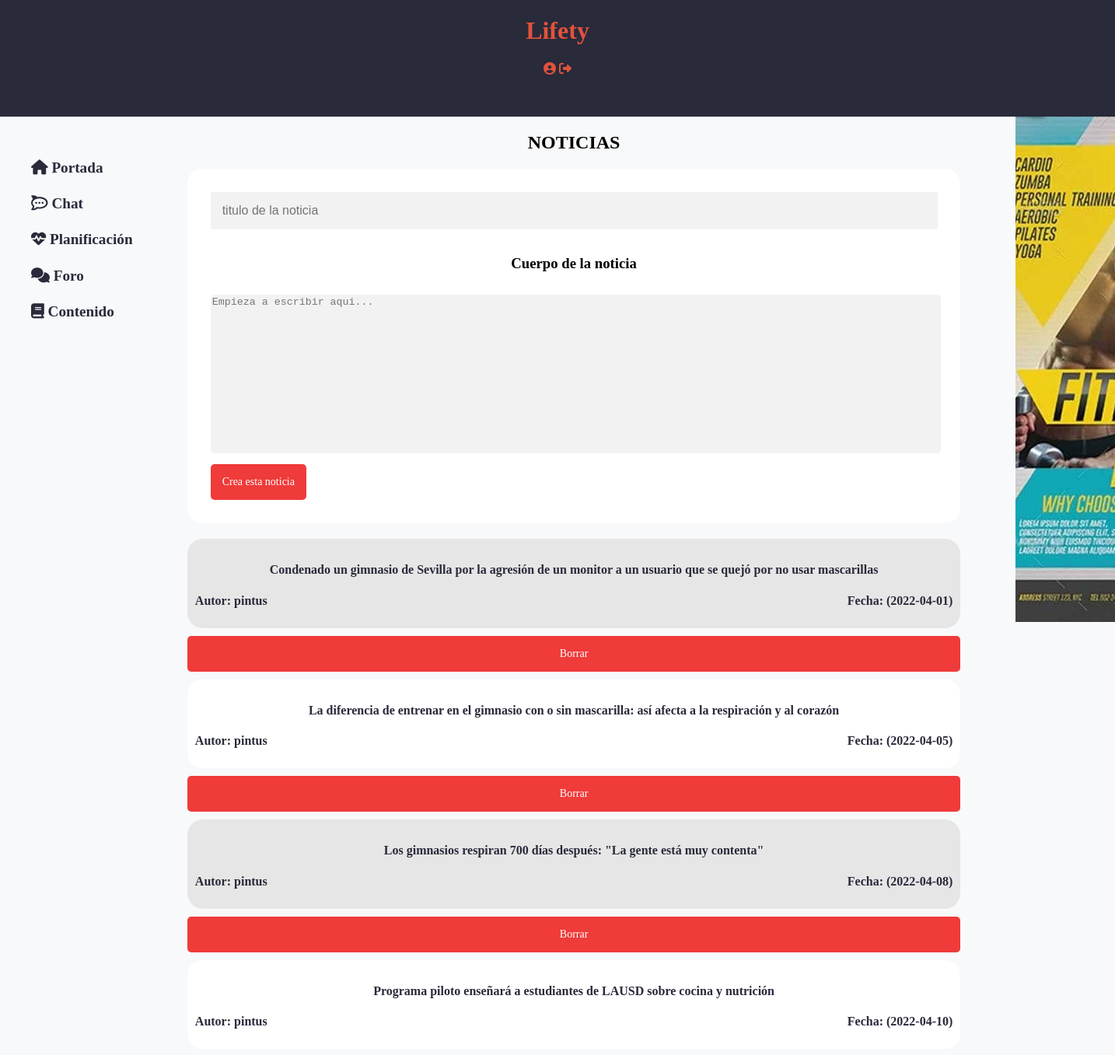
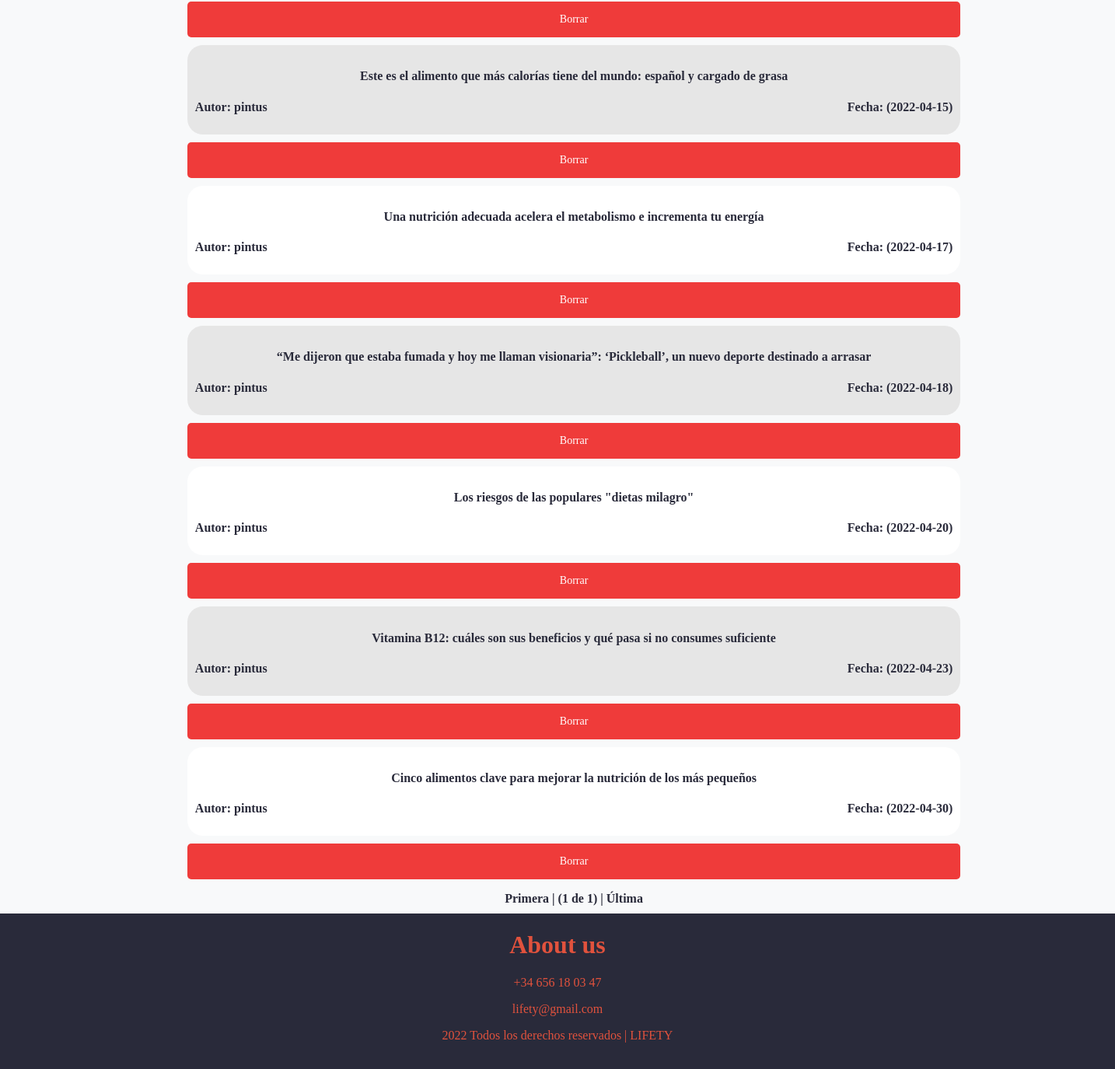
The page /noticias.php (signed in) on the database its author committed (2 pictures, top to bottom).
### tables this page shows
CREATE TABLE `noticias` (
  `id_noticia` int(5) unsigned NOT NULL AUTO_INCREMENT,
  `id_profesional` int(5) unsigned NOT NULL,
  `titulo` mediumtext NOT NULL,
  `cuerpo` mediumtext NOT NULL,
  `fecha` date NOT NULL,
  PRIMARY KEY (`id_noticia`),
  KEY `id_profesional` (`id_profesional`),
  CONSTRAINT `noticias_ibfk_1` FOREIGN KEY (`id_profesional`) REFERENCES `profesional` (`id_profesional`) ON DELETE CASCADE ON UPDATE CASCADE
);

CREATE TABLE `profesional` (
  `id_profesional` int(5) unsigned NOT NULL,
  `nutri` varchar(20) NOT NULL,
  `num_usuarios` int(3) NOT NULL,
  `usuarios` text NOT NULL,
  PRIMARY KEY (`id_profesional`),
  CONSTRAINT `profesional_ibfk_1` FOREIGN KEY (`id_profesional`) REFERENCES `personas` (`id_usuario`) ON DELETE CASCADE ON UPDATE CASCADE
);

CREATE TABLE `anuncio` (
  `id_anuncio` int(5) unsigned NOT NULL AUTO_INCREMENT,
  `nombre_empresa` varchar(20) NOT NULL,
  `contenido` mediumtext NOT NULL,
  `imagen` varchar(50) NOT NULL,
  `link` varchar(50) NOT NULL,
  PRIMARY KEY (`id_anuncio`),
  KEY `Empresa_FK` (`nombre_empresa`),
  CONSTRAINT `Empresa_FK` FOREIGN KEY (`nombre_empresa`) REFERENCES `empresas` (`nombre`) ON DELETE CASCADE ON UPDATE CASCADE
);

### includes/clases/appweb/Aplicacion.php (called while the page is built, shortened)
<?php
class Aplicacion {
    private static $instancia;
    private $inicializada;
    private function __construct() {
        $this->inicializada = false;
    }
    public function init($bdDatosConexion, $rutaApp = '/', $dirInstalacion = __DIR__) {
        if (!$this->inicializada) {
            $this->rutaRaizApp = $rutaApp;
            $this->inicializada = true;
        }
    }
    public function resuelve($path = '') {
        $rutaAppLongitudPrefijo = mb_strlen($this->rutaRaizApp);
        if (mb_strlen($path) > 0 && mb_substr($path, 0, 1) !== '/') {
            $path = '/' . $path;
        }
        return $this->rutaRaizApp . $path;
    }
    public function buildUrl($relativeURL, $params = []) {
        $url = $this->resuelve($relativeURL);
        $query = self::buildParams($params);
        if (!empty($query)) {
            $url .= '?' . $query;
        }
        return $url;
    }
    public static function buildParams($params, $separator = '&', $enclosing = '') {
        $query = '';
        $numParams = 0;
        foreach ($params as $param => $value) {
            if ($value != null) {
                $query .= "{$param}={$enclosing}{$value}{$enclosing}";
            }
        }
        return $query;
    }
    public static function getInstance() {
        if (!self::$instancia instanceof self) {
            self::$instancia = new static();
        }
        return self::$instancia;
    }
}

### includes/clases/appweb/contenido/Noticias.php (called while the page is built, shortened)
<?php
class Noticias {
    public static function getData(){
        $conn = Aplicacion::getInstance()->getConexionBd();
        $query = sprintf("SELECT * FROM noticias");
        $rs = $conn->query($query);
        $result = array();
        try {
            $rs = $conn->query($query);
            while ($fila = $rs->fetch_assoc()) {
                array_push($result, $fila);
            }
        } finally {
            if ($rs != null)
                $rs->free();
        }
        return $result;
    }
}

### includes/clases/appweb/usuarios/Profesional.php (called while the page is built, shortened)
<?php
class Profesional extends Personas {
    private function __construct($nick, $usuarios, $num_usuarios, $id) {
        $this->_nick = $nick;
    }
    public function getNick() { return $this->_nick; }
    private $_nick;
    public static function buscaID($id) {
        $conn = Aplicacion::getInstance()->getConexionBd();
        $query = sprintf("SELECT * FROM profesional WHERE id_profesional=%d", $id);
        $rs = $conn->query($query);
        if ($rs) {
            if($rs->num_rows > 0) {
                $fila = $rs->fetch_assoc();
                $nutri = new Profesional ($fila['nutri'], $fila['usuarios'], $fila['num_usuarios'], $fila['id_profesional']);
                return $nutri;
            }
        } else error_log("Error BD ({$conn->errno}): {$conn->error}");
        return false;
    }
}

### includes/clases/appweb/publicidad/BannerAnuncio.php (called while the page is built, shortened)
<?php
class BannerAnuncio {
    static public function LogicaBanner(){
        $conn = Aplicacion::getInstance()->getConexionBd();
        $query = sprintf("SELECT * FROM anuncio ORDER BY RAND() LIMIT 1");
        $rs = $conn->query($query);
        $fila = $rs->fetch_assoc();
        $array = array();
        array_push($array, $fila["contenido"],$fila["imagen"],$fila["link"]);
        return $array;
    }
}

### includes/vistas/helpers/noticias.php (the view, shortened to what this page needs)
<?php
function muestraNoticia($noticia, $clase) {
   $app = Aplicacion::getInstance();
   $verURL = $app->buildUrl('noticia.php', [
       'id' => $noticia['id_noticia']
   ]);
   $profesional = Profesional::buscaID($noticia['id_profesional']);
   return <<<EOS
   <div class = $clase>
    <a href="{$verURL}">
            <h4> {$noticia['titulo']} </h4>
                <p> Autor: {$profesional->getNick()} <span class='fecha'> Fecha: ({$noticia['fecha']}) </span</p>
            </p>
        </a>
    </div>
   EOS;
}
function botonBorraNoticia($noticia) {
    $form = new  FormularioBorraNoticia($noticia['id_noticia']);
    return $form->gestiona();
}
function listaListaNoticiasPaginadas($noticias, $url, $numPorPagina = 10, $numPagina = 1) {
    return listaListaNoticiasPaginadasRecursivo($noticias, $url,  1, $numPorPagina, $numPagina);
}
function listaListaNoticiasPaginadasRecursivo($noticias, $url, $nivel = 1, $numPorPagina = 10, $numPagina = 1) {
    $primerNoticia = ($numPagina - 1) * $numPorPagina;
    $app = Aplicacion::getInstance();
    $numNoticias = count($noticias);
    $haySiguientePagina = false;
    if($app->esProfesional()){
        $form = new appweb\contenido\FormularioCreaNoticia();
        $html = $form->gestiona();
    }
    else $html ='';
    $html .= '<div class=noticias><ul>';
    for($idx = $primerNoticia; $idx < $primerNoticia + $numPorPagina && $idx < $numNoticias; $idx++) {
        $noticia = $noticias[$idx];
        if(($idx%2) == 0) $clase = "par";
        else $clase = "impar";
        $html .= '<li>';
        $html .= muestraNoticia($noticia, $clase);
        if($app->esProfesional()){
            $html .= botonBorraNoticia($noticia);
        }
        $html .= '</li>';
    }
    $html .= '</ul></div>';
    if ($nivel == 1) {
        $clasesPrevia='deshabilitado';
        $clasesSiguiente = 'deshabilitado';
        $hrefPrevia = '';
        $hrefSiguiente = '';
        $numnoticias = count($noticias);
        $nPaginas = $numnoticias / $numPorPagina;
        $nPaginas = ceil($nPaginas);
        $botonAnterior = ($numPagina != 1) ? "<a class='boton $clasesPrevia' href='$hrefPrevia'>Previa</a>" : "Primera";
        $botonSiguiente = ($haySiguientePagina) ? "<a class='boton $clasesSiguiente' href='$hrefSiguiente'>Siguiente</a>" : "Última";
        $html .=<<<EOS
            <div id=paginas>
                $botonAnterior
                | ($numPagina de $nPaginas) |
                $botonSiguiente
            </div>
        EOS;
    }
    return $html;
}

### includes/clases/appweb/publicidad/ActualizarAnuncio.php (shortened to what this page needs)
<?php
class ActualizarAnuncio {
    static function htmlbanner(){
       $array = BannerAnuncio::LogicaBanner();
       $img = RUTA_IMGS;
       $contenido = $array[0];
       $imagen = $array[1];
       $link = $array[2];
       return "<a href='$link' title = '$contenido'>
       <img src='$img/anuncios/$imagen'/></a>";
    }
}

### src/css/estilo.css (style rules this page uses)
body { position : absolute; width : 100%; height : 100%; margin : 0; padding : 0; font-family: Century; background-color: #f8f9fa; }
body:before { content: ""; position: fixed; display: block; top: 0; left: 0; display: block; width: 100%; height: 100%; }
.navbar .nav-container li, .recetas li, .temas li, .nivel li, .noticias li, .ejercicios li { list-style: none; }
#paginas { margin-top: 10px; margin-bottom: 10px; text-align: center; color: #292a3a; font-weight: bold; }
.noticias ul { padding-inline-start: 0px; }
.noticias .par { border-radius: 20px; background-color: #e6e6e6; }
.noticias .impar { background-color: #FFFFFF; border-radius: 20px; }
.noticias .par, .noticias .impar { padding: 10px 10px; margin-bottom: 10px; }
.noticias a, .noticias a:visited { color: #292a3a; font-weight: bold; text-decoration: none; }
.noticias h4 { text-align: center; }
.noticias .fecha { float:right; }

### rows shown on the page
noticias: titulo "Condenado un gimnasio de Sevilla por la agresión de un monitor a un usuario que se quejó por no usar mascarillas", fecha "2022-04-01"
profesional: nutri "pintus"
noticias: titulo "La diferencia de entrenar en el gimnasio con o sin mascarilla: así afecta a la respiración y al corazón", fecha "2022-04-05"
noticias: titulo "Los gimnasios respiran 700 días después: \"La gente está muy contenta\"", fecha "2022-04-08"
noticias: titulo "Programa piloto enseñará a estudiantes de LAUSD sobre cocina y nutrición", fecha "2022-04-10"
noticias: titulo "Este es el alimento que más calorías tiene del mundo: español y cargado de grasa", fecha "2022-04-15"
noticias: titulo "Una nutrición adecuada acelera el metabolismo e incrementa tu energía", fecha "2022-04-17"
noticias: titulo "“Me dijeron que estaba fumada y hoy me llaman visionaria”: ‘Pickleball’, un nuevo deporte destinado a arrasar", fecha "2022-04-18"
noticias: titulo "Los riesgos de las populares \"dietas milagro\"", fecha "2022-04-20"
noticias: titulo "Vitamina B12: cuáles son sus beneficios y qué pasa si no consumes suficiente", fecha "2022-04-23"
noticias: titulo "Cinco alimentos clave para mejorar la nutrición de los más pequeños", fecha "2022-04-30"
anuncio: imagen (picture)

### other values the page prints
$numPagina "1"
$nPaginas "1"
